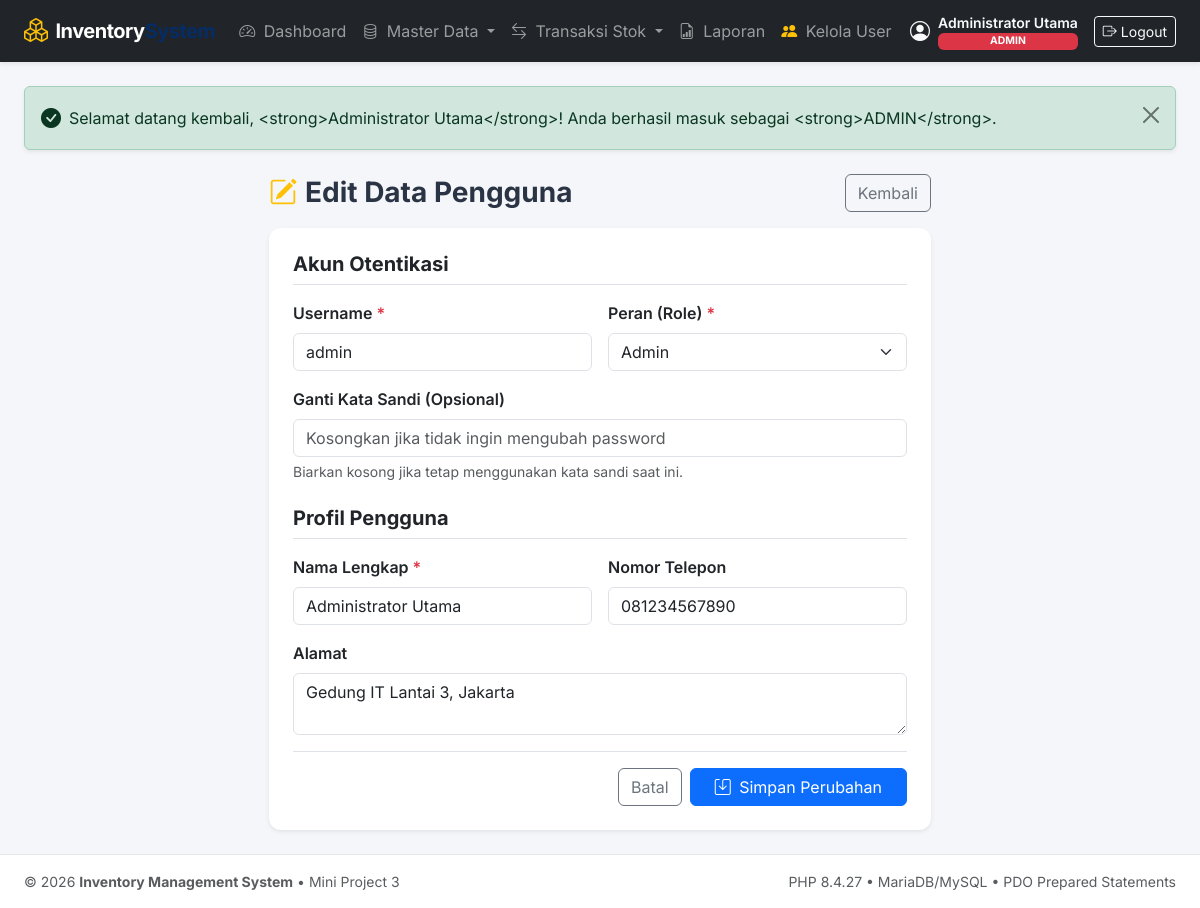
Page /users/edit.php?id=1 (signed in) on the committed database.
### tables this page shows
CREATE TABLE `user_profiles` (
    `id` INT AUTO_INCREMENT PRIMARY KEY,
    `user_id` INT NOT NULL UNIQUE,
    `full_name` VARCHAR(100) NOT NULL,
    `phone` VARCHAR(20) NULL,
    `address` TEXT NULL,
    `created_at` TIMESTAMP DEFAULT CURRENT_TIMESTAMP,
    CONSTRAINT `fk_user_profiles_user` 
        FOREIGN KEY (`user_id`) REFERENCES `users` (`id`) 
        ON DELETE CASCADE ON UPDATE CASCADE
);

CREATE TABLE `users` (
    `id` INT AUTO_INCREMENT PRIMARY KEY,
    `username` VARCHAR(50) NOT NULL UNIQUE,
    `password_hash` VARCHAR(255) NOT NULL,
    `role` ENUM('admin', 'staff') NOT NULL DEFAULT 'staff',
    `created_at` TIMESTAMP DEFAULT CURRENT_TIMESTAMP
);

### helpers/escape.php (called while the page is built, shortened)
<?php
if (!function_exists('e')) {
    function e($string): string
    {
        return htmlspecialchars((string)($string ?? ''), ENT_QUOTES, 'UTF-8');
    }
}
if (!function_exists('base_url')) {
    function base_url(string $path = ''): string
    {
        $scriptName = $_SERVER['SCRIPT_NAME'] ?? '';
        $pos = strpos($scriptName, '/public/');
        if ($pos !== false) {
            $base = substr($scriptName, 0, $pos + 8);
        } else if (substr($scriptName, -10) === '/public.php' || substr($scriptName, -7) === '/public') {
            $base = dirname($scriptName) . '/public/';
        } else {
            $dir = dirname($scriptName);
            $base = ($dir === '/' || $dir === '\\') ? '/' : rtrim($dir, '/\\') . '/';
            if (strpos($base, '/products/') !== false || strpos($base, '/stock/') !== false ||
                strpos($base, '/categories/') !== false || strpos($base, '/suppliers/') !== false ||
                strpos($base, '/product-suppliers/') !== false || strpos($base, '/users/') !== false ||
                strpos($base, '/reports/') !== false) {
                $base = preg_replace('#/(products|stock|categories|suppliers|product-suppliers|users|reports)/.*#', '/', $base);
            }
        }
        $base = rtrim($base, '/') . '/';
        return $base . ltrim($path, '/');
    }
}

### helpers/auth.php (called while the page is built, shortened)
<?php
require_once __DIR__ . '/escape.php';
function is_logged_in(): bool
{
    return isset($_SESSION['user']) && !empty($_SESSION['user']['id']);
}
function current_user(): ?array
{
    return is_logged_in() ? $_SESSION['user'] : null;
}
function current_role(): ?string
{
    return is_logged_in() ? ($_SESSION['user']['role'] ?? null) : null;
}

### public/users/edit.php (the view, shortened to what this page needs)
<?php
require_once __DIR__ . '/../../config/database.php';
require_once __DIR__ . '/../../helpers/escape.php';
require_once __DIR__ . '/../../helpers/auth.php';
require_once __DIR__ . '/../../helpers/flash.php';
$id = (int)($_GET['id'] ?? 0);
$stmt = $pdo->prepare("
    SELECT u.id, u.username, u.role, p.full_name, p.phone, p.address
    FROM users u
    LEFT JOIN user_profiles p ON p.user_id = u.id
    WHERE u.id = :id
");
$stmt->execute(['id' => $id]);
$user = $stmt->fetch();
$username = $user['username'];
$fullName = $user['full_name'];
$phone = $user['phone'];
$address = $user['address'];
require __DIR__ . '/../../views/header.php';
?>
<div class="row justify-content-center">
    <div class="col-lg-7">
        <div class="d-flex justify-content-between align-items-center mb-3">
            <h3 class="fw-bold mb-0"><i class="bi bi-pencil-square text-warning me-2"></i>Edit Data Pengguna</h3>
            <a href="index.php" class="btn btn-outline-secondary">Kembali</a>
        </div>
        <div class="card shadow-sm border-0">
            <div class="card-body p-4">
                <form method="POST" action="edit.php?id=<?= $id ?>" novalidate>
                    <h5 class="fw-bold text-dark border-bottom pb-2 mb-3">Akun Otentikasi</h5>
                    <div class="row g-3 mb-4">
                        <div class="col-md-6">
                            <label for="username" class="form-label fw-semibold">Username <span class="text-danger">*</span></label>
                            <input type="text" class="form-control" id="username" name="username" value="<?= e($username) ?>" required>
                        </div>
                        <div class="col-md-6">
                            <label for="role" class="form-label fw-semibold">Peran (Role) <span class="text-danger">*</span></label>
                            <select class="form-select" id="role" name="role" required>
                                <option value="admin" <?= $role === 'admin' ? 'selected' : '' ?>>Admin</option>
                            </select>
                        </div>
                        <div class="col-12">
                            <label for="password" class="form-label fw-semibold">Ganti Kata Sandi (Opsional)</label>
                            <input type="password" class="form-control" id="password" name="password" placeholder="Kosongkan jika tidak ingin mengubah password">
                            <div class="form-text">Biarkan kosong jika tetap menggunakan kata sandi saat ini.</div>
                        </div>
                    </div>
                    <h5 class="fw-bold text-dark border-bottom pb-2 mb-3">Profil Pengguna</h5>
                    <div class="row g-3 mb-3">
                        <div class="col-md-6">
                            <label for="full_name" class="form-label fw-semibold">Nama Lengkap <span class="text-danger">*</span></label>
                            <input type="text" class="form-control" id="full_name" name="full_name" value="<?= e($fullName) ?>" required>
                        </div>
                        <div class="col-md-6">
                            <label for="phone" class="form-label fw-semibold">Nomor Telepon</label>
                            <input type="text" class="form-control" id="phone" name="phone" value="<?= e($phone) ?>">
                        </div>
                        <div class="col-12">
                            <label for="address" class="form-label fw-semibold">Alamat</label>
                            <textarea class="form-control" id="address" name="address" rows="2"><?= e($address) ?></textarea>
                        </div>
                    </div>
                    <div class="d-flex justify-content-end gap-2 pt-3 border-top">
                        <a href="index.php" class="btn btn-outline-secondary">Batal</a>
                        <button type="submit" class="btn btn-primary px-4">
                            <i class="bi bi-save me-1"></i> Simpan Perubahan
                        </button>
                    </div>
                </form>
            </div>
        </div>
    </div>
</div>
<?php require __DIR__ . '/../../views/footer.php'; ?>

### views/navbar.php (shortened to what this page needs)
<?php
$user = current_user();
$role = current_role();
?>
<nav class="navbar navbar-expand-lg navbar-dark bg-dark sticky-top shadow-sm">
    <div class="container-fluid px-md-4">
        <a class="navbar-brand d-flex align-items-center" href="<?= base_url('dashboard.php') ?>">
            <i class="bi bi-boxes fs-4 text-warning me-2"></i>
            <span>Inventory<span class="text-primary-emphasis fw-bold text-info">System</span></span>
        </a>
        <div class="collapse navbar-collapse" id="mainNavbar">
            <ul class="navbar-nav me-auto mb-2 mb-lg-0">
                <li class="nav-item">
                    <a class="nav-link" href="<?= base_url('dashboard.php') ?>">
                        <i class="bi bi-speedometer2 me-1"></i> Dashboard
                    </a>
                </li>
                <li class="nav-item dropdown">
                    <a class="nav-link dropdown-toggle" href="#" role="button" data-bs-toggle="dropdown" aria-expanded="false">
                        <i class="bi bi-database me-1"></i> Master Data
                    </a>
                </li>
                <li class="nav-item dropdown">
                    <a class="nav-link dropdown-toggle" href="#" role="button" data-bs-toggle="dropdown" aria-expanded="false">
                        <i class="bi bi-arrow-left-right me-1"></i> Transaksi Stok
                    </a>
                </li>
                <li class="nav-item">
                    <a class="nav-link" href="<?= base_url('reports/index.php') ?>">
                        <i class="bi bi-file-earmark-bar-graph me-1"></i> Laporan
                    </a>
                </li>
                <?php if ($role === 'admin'): ?>
                <li class="nav-item">
                    <a class="nav-link" href="<?= base_url('users/index.php') ?>">
                        <i class="bi bi-people-fill me-1 text-warning"></i> Kelola User
                    </a>
                </li>
                <?php endif; ?>
            </ul>
            <ul class="navbar-nav ms-auto align-items-center">
                <li class="nav-item me-3 text-light d-flex align-items-center">
                    <i class="bi bi-person-circle fs-5 me-2"></i>
                    <div class="d-flex flex-column text-end">
                        <span class="fw-semibold small"><?= e($user['full_name'] ?? $user['username']) ?></span>
                        <span class="badge <?= $role === 'admin' ? 'bg-danger' : 'bg-primary' ?> text-uppercase" style="font-size: 0.65rem;">
                            <?= e($role) ?>
                        </span>
                    </div>
                </li>
                <li class="nav-item">
                    <a href="<?= base_url('logout.php') ?>" class="btn btn-sm btn-outline-light d-flex align-items-center" onclick="return confirm('Apakah Anda yakin ingin logout?')">
                        <i class="bi bi-box-arrow-right me-1"></i> Logout
                    </a>
                </li>
            </ul>
        </div>
    </div>
</nav>

### views/header.php (style rules this page uses)
body { font-family: 'Inter', -apple-system, BlinkMacSystemFont, "Segoe UI", Roboto, sans-serif; background-color: #f4f6f9; color: #2b3445; min-height: 100vh; display: flex; flex-direction: column; }
.navbar-brand { font-weight: 700; letter-spacing: -0.5px; }
.card { border: 1px solid rgba(0,0,0,0.06); border-radius: 0.75rem; box-shadow: 0 0.125rem 0.25rem rgba(0,0,0,0.04); }

### rows in the picture
user_profiles: full_name "Administrator Utama", username "admin", phone "081234567890", address "Gedung IT Lantai 3, Jakarta"

### other values in the picture
$role "ADMIN"
$msg['message'] "Selamat datang kembali, <strong>Administrator Utama</strong>! Anda berhasil masuk sebagai <strong>ADMIN</strong>."
PHP_VERSION "8.4.27"
